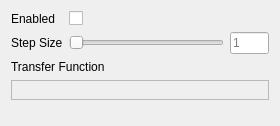
<?xml version="1.0" encoding="UTF-8"?>
<ui version="4.0">
 <class>volume_rendering_toolbox</class>
 <widget class="QWidget" name="volume_rendering_toolbox">
  <property name="geometry">
   <rect>
    <x>0</x>
    <y>0</y>
    <width>280</width>
    <height>126</height>
   </rect>
  </property>
  <property name="windowTitle">
   <string>Volume Rendering Toolbox</string>
  </property>
  <layout class="QGridLayout" name="gridLayout">
   <item row="0" column="0">
    <widget class="QLabel" name="label_enabled">
     <property name="text">
      <string>Enabled</string>
     </property>
    </widget>
   </item>
   <item row="0" column="1">
    <widget class="QCheckBox" name="checkbox_enabled">
     <property name="enabled">
      <bool>true</bool>
     </property>
     <property name="sizePolicy">
      <sizepolicy hsizetype="Preferred" vsizetype="Preferred">
       <horstretch>0</horstretch>
       <verstretch>0</verstretch>
      </sizepolicy>
     </property>
     <property name="layoutDirection">
      <enum>Qt::LeftToRight</enum>
     </property>
     <property name="text">
      <string/>
     </property>
     <property name="checked">
      <bool>false</bool>
     </property>
    </widget>
   </item>
   <item row="1" column="0">
    <widget class="QLabel" name="label_step_size">
     <property name="sizePolicy">
      <sizepolicy hsizetype="Preferred" vsizetype="Preferred">
       <horstretch>0</horstretch>
       <verstretch>0</verstretch>
      </sizepolicy>
     </property>
     <property name="text">
      <string>Step Size</string>
     </property>
    </widget>
   </item>
   <item row="1" column="1">
    <widget class="QSlider" name="slider_step_size">
     <property name="sizePolicy">
      <sizepolicy hsizetype="Preferred" vsizetype="Preferred">
       <horstretch>4</horstretch>
       <verstretch>0</verstretch>
      </sizepolicy>
     </property>
     <property name="minimumSize">
      <size>
       <width>0</width>
       <height>0</height>
      </size>
     </property>
     <property name="minimum">
      <number>1</number>
     </property>
     <property name="maximum">
      <number>1000</number>
     </property>
     <property name="value">
      <number>1</number>
     </property>
     <property name="sliderPosition">
      <number>1</number>
     </property>
     <property name="orientation">
      <enum>Qt::Horizontal</enum>
     </property>
    </widget>
   </item>
   <item row="1" column="2">
    <widget class="QLineEdit" name="line_edit_step_size">
     <property name="sizePolicy">
      <sizepolicy hsizetype="Preferred" vsizetype="Preferred">
       <horstretch>1</horstretch>
       <verstretch>0</verstretch>
      </sizepolicy>
     </property>
     <property name="text">
      <string/>
     </property>
     <property name="alignment">
      <set>Qt::AlignLeading|Qt::AlignLeft|Qt::AlignVCenter</set>
     </property>
     <property name="placeholderText">
      <string>1</string>
     </property>
    </widget>
   </item>
   <item row="2" column="0" colspan="2">
    <widget class="QLabel" name="label_transfer_function">
     <property name="sizePolicy">
      <sizepolicy hsizetype="Preferred" vsizetype="Preferred">
       <horstretch>0</horstretch>
       <verstretch>0</verstretch>
      </sizepolicy>
     </property>
     <property name="text">
      <string>Transfer Function</string>
     </property>
    </widget>
   </item>
   <item row="4" column="0" colspan="3">
    <spacer name="spacer_vertical">
     <property name="orientation">
      <enum>Qt::Vertical</enum>
     </property>
     <property name="sizeHint" stdset="0">
      <size>
       <width>258</width>
       <height>130</height>
      </size>
     </property>
    </spacer>
   </item>
   <item row="3" column="0" colspan="3">
    <widget class="QFrame" name="transfer_function_frame">
     <property name="sizePolicy">
      <sizepolicy hsizetype="Preferred" vsizetype="Preferred">
       <horstretch>0</horstretch>
       <verstretch>0</verstretch>
      </sizepolicy>
     </property>
     <property name="minimumSize">
      <size>
       <width>0</width>
       <height>0</height>
      </size>
     </property>
     <property name="frameShape">
      <enum>QFrame::StyledPanel</enum>
     </property>
     <property name="frameShadow">
      <enum>QFrame::Sunken</enum>
     </property>
     <property name="lineWidth">
      <number>2</number>
     </property>
     <layout class="QGridLayout" name="gridLayout_2">
      <item row="0" column="0">
       <widget class="pli::transfer_function_widget" name="transfer_function_widget" native="true"/>
      </item>
     </layout>
    </widget>
   </item>
  </layout>
 </widget>
 <customwidgets>
  <customwidget>
   <class>pli::transfer_function_widget</class>
   <extends>QWidget</extends>
   <header location="global">ui/widgets/transfer_function_widget.hpp</header>
   <container>1</container>
  </customwidget>
 </customwidgets>
 <resources/>
 <connections/>
</ui>
